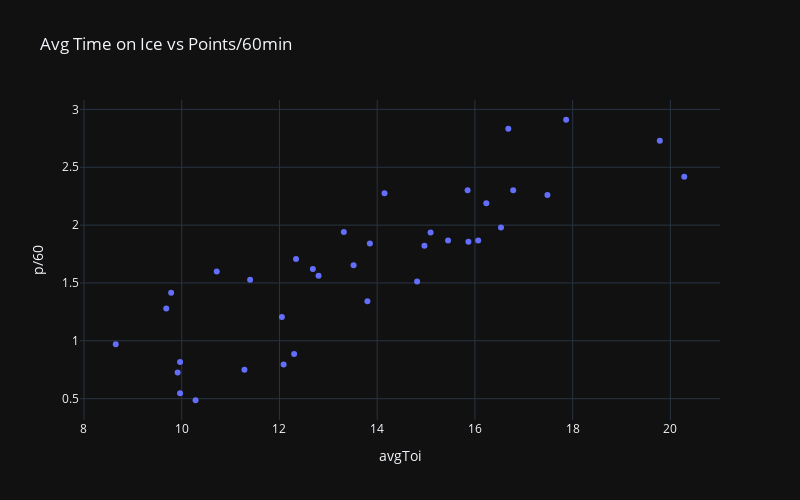

Write notebook code for a chart like this one.
### Code cell
px.scatter(
    subset,
    x="avgToi",
    y="p/60",
    hover_name="playerName",
    hover_data=["goals", "assists", "points", "gamesPlayed", "team", "age", "capHit"],
    width=800,
    height=500,
    title="Avg Time on Ice vs Points/60min",
)

### Figure 1 — Plotly figure (JSON) as saved in the notebook; plotly's stock layout.template omitted (floating-point values rounded to 4 significant figures)
{"data": [{"customdata": [[1, 2, 3, 25, ["Los Angeles Kings"], 24, 775000], [4, 21, 25, 81, ["Calgary Flames"], 25, 1000000], [7, 13, 20, 57, ["Colorado Avalanche", "San Jose Sharks"], 25, 896250], [4, 7, 11, 81, ["New York Islanders"], 25, 775000], [3, 8, 11, 78, ["Boston Bruins"], 23, 925000], [23, 24, 47, 73, ["Columbus Blue Jackets"], 24, 925000], [6, 7, 13, 63, ["Seattle Kraken"], 23, 859167], [13, 14, 27, 54, ["Calgary Flames"], 23, 863333], [6, 4, 10, 35, ["New York Rangers"], 22, 867500], [11, 14, 25, 73, ["Dallas Stars"], 22, 894167], [19, 23, 42, 77, ["Los Angeles Kings"], 23, 875000], [2, 4, 6, 33, ["Chicago Blackhawks"], 22, 912500], [5, 7, 12, 75, ["Minnesota Wild", "Boston Bruins"], 22, 925000], [8, 12, 20, 60, ["Tampa Bay Lightning"], 23, 775000], [0, 1, 1, 12, ["Los Angeles Kings"], 28, 775000], [10, 8, 18, 62, ["Montréal Canadiens"], 23, 897500], [7, 12, 19, 51, ["Utah Hockey Club"], 22, 925000], [14, 24, 38, 78, ["Dallas Stars", "Carolina Hurricanes"], 21, 814167], [15, 16, 31, 72, ["Florida Panthers"], 22, 925000], [4, 3, 7, 50, ["Los Angeles Kings"], 22, 805833], [5, 10, 15, 62, ["Nashville Predators"], 21, 863333], [0, 2, 2, 22, ["New York Rangers"], 21, 863333], [17, 17, 34, 80, ["Carolina Hurricanes"], 21, 905833], [25, 40, 65, 75, ["Utah Hockey Club"], 20, 950000], [20, 24, 44, 82, ["Anaheim Ducks"], 20, 950000], [19, 18, 37, 77, ["Detroit Red Wings"], 20, 918333], [12, 14, 26, 53, ["Chicago Blackhawks"], 20, 950000], [8, 1, 9, 39, ["New York Islanders"], 25, 775000], [23, 44, 67, 82, ["Chicago Blackhawks"], 19, 950000], [10, 18, 28, 75, ["Buffalo Sabres"], 19, 950000], [20, 25, 45, 76, ["Anaheim Ducks"], 20, 950000], [31, 23, 54, 82, ["Columbus Blue Jackets"], 20, 950000], [18, 27, 45, 74, ["San Jose Sharks"], 19, 950000], [26, 37, 63, 80, ["Philadelphia Flyers"], 20, 950000], [25, 38, 63, 70, ["San Jose Sharks"], 18, 975000], [10, 25, 35, 77, ["New York Islanders"], 26, 950000]], "hovertemplate": "<b>%{hovertext}</b><br><br>avgToi=%{x}<br>p/60=%{y}<br>goals=%{customdata[0]}<br>assists=%{customdata[1]}<br>points=%{customdata[2]}<br>gamesPlayed=%{customdata[3]}<br>team=%{customdata[4]}<br>age=%{customdata[5]}<br>capHit=%{customdata[6]}<extra></extra>", "hovertext": ["Akil Thomas", "Martin Pospisil", "Nikolai Kovalenko", "Kyle MacLean", "John Beecher", "Dmitri Voronkov", "Tye Kartye", "Connor Zary", "Brett Berard", "Mavrik Bourque", "Alex Laferriere", "Landon Slaggert", "Marat Khusnutdinov", "Gage Goncalves", "Jeff Malott", "Emil Heineman", "Josh Doan", "Logan Stankoven", "Mackie Samoskevich", "Samuel Helenius", "Zachary L'Heureux", "Brennan Othmann", "Jackson Blake", "Logan Cooley", "Cutter Gauthier", "Marco Kasper", "Frank Nazar", "Marc Gatcomb", "Connor Bedard", "Zach Benson", "Leo Carlsson", "Adam Fantilli", "Will Smith", "Matvei Michkov", "Macklin Celebrini", "Maxim Tsyplakov"], "legendgroup": "", "marker": {"color": "#636efa", "symbol": "circle"}, "mode": "markers", "name": "", "orientation": "v", "showlegend": false, "type": "scatter", "x": [9.917, 13.8, 12.34, 9.967, 11.28, 16.78, 9.683, 16.07, 10.72, 12.68, 16.53, 12.3, 12.09, 12.8, 10.28, 11.4, 13.52, 15.09, 13.32, 8.65, 12.05, 9.967, 13.85, 17.87, 14.15, 15.45, 15.87, 9.783, 20.28, 14.82, 16.23, 17.48, 15.85, 16.68, 19.78, 14.97], "xaxis": "x", "y": [0.7261, 1.342, 1.706, 0.8175, 0.7499, 2.302, 1.279, 1.867, 1.6, 1.62, 1.979, 0.8869, 0.7944, 1.562, 0.4862, 1.528, 1.654, 1.937, 1.94, 0.9711, 1.205, 0.5473, 1.841, 2.91, 2.275, 1.866, 1.855, 1.415, 2.417, 1.512, 2.188, 2.26, 2.302, 2.832, 2.73, 1.822], "yaxis": "y"}], "layout": {"height": 500, "legend": {"tracegroupgap": 0}, "title": {"text": "Avg Time on Ice vs Points/60min"}, "width": 800, "xaxis": {"anchor": "y", "domain": [0, 1], "title": {"text": "avgToi"}}, "yaxis": {"anchor": "x", "domain": [0, 1], "title": {"text": "p/60"}}}}
